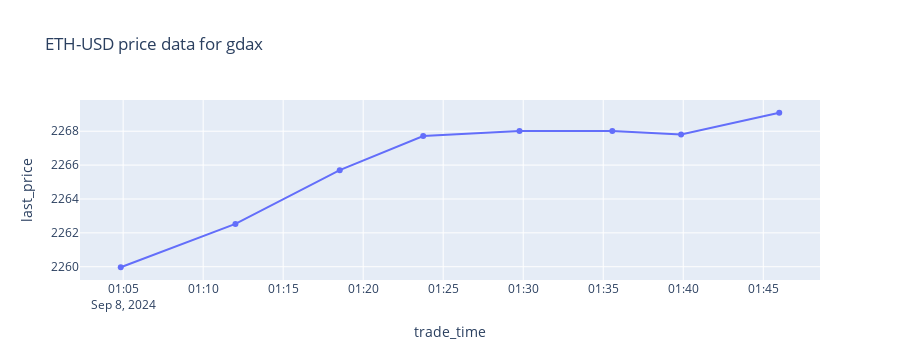

Here is the notebook cell this chart was saved with:
### Code cell
run_bot_db("United States", "gdax", "ETH", "USD")

### Figure 1 — Plotly figure (JSON) as saved in the notebook; plotly's stock layout.template omitted (floating-point values rounded to 4 significant figures)
{"data": [{"hovertemplate": "trade_time=%{x}<br>last_price=%{y}<extra></extra>", "legendgroup": "", "line": {"color": "#636efa", "dash": "solid"}, "marker": {"symbol": "circle"}, "mode": "lines+markers", "name": "", "orientation": "v", "showlegend": false, "type": "scatter", "x": ["2024-09-08 01:04:51.000000", "2024-09-08 01:12:01.000000", "2024-09-08 01:18:32.000000", "2024-09-08 01:23:45.000000", "2024-09-08 01:29:46.000000", "2024-09-08 01:35:34.000000", "2024-09-08 01:39:52.000000", "2024-09-08 01:46:00.000000"], "xaxis": "x", "y": [2260.0, 2263.0, 2266.0, 2268.0, 2268.0, 2268.0, 2268.0, 2269.0], "yaxis": "y"}], "layout": {"height": 360, "legend": {"tracegroupgap": 0}, "title": {"text": "ETH-USD price data for gdax"}, "xaxis": {"anchor": "y", "autorange": true, "domain": [0, 1], "range": ["2024-09-08 01:02:13.768", "2024-09-08 01:48:37.232"], "title": {"text": "trade_time"}, "type": "date"}, "yaxis": {"anchor": "x", "autorange": true, "domain": [0, 1], "range": [2259.0, 2270.0], "title": {"text": "last_price"}, "type": "linear"}}}
